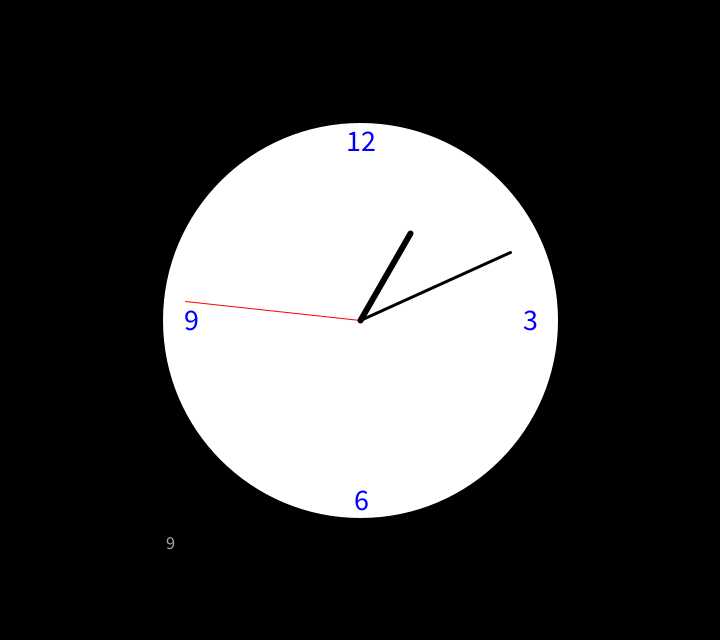
Frame 1 (no input)
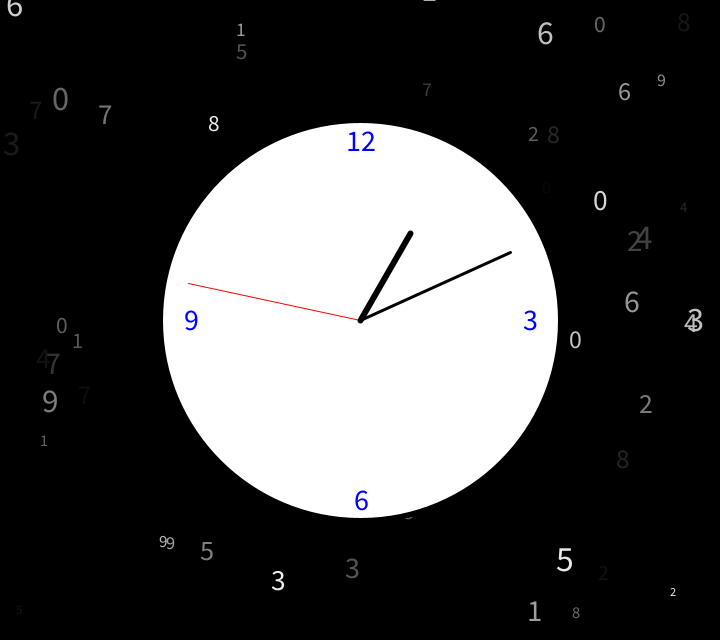
Frame 60 (the mouse pressed at the canvas centre just before this capture)
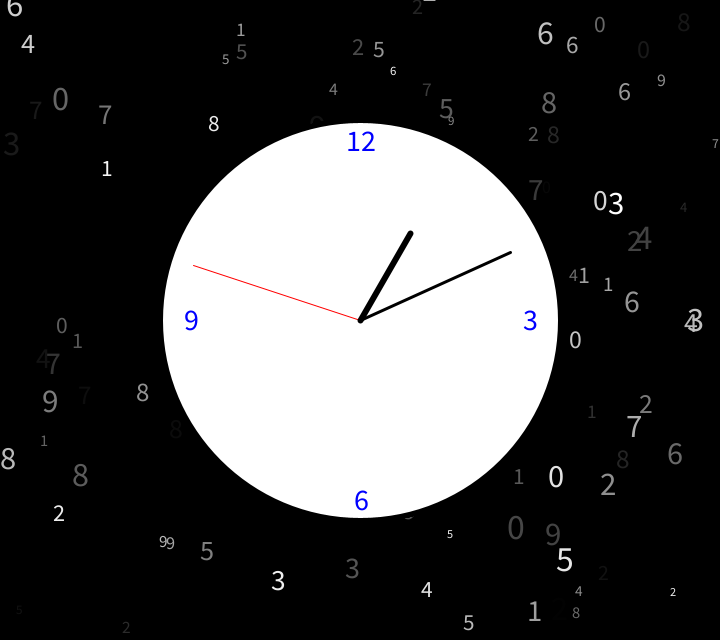
Frame 120 (the mouse held since frame 60 and released just before this capture)

The Processing sketch that drew these frames (run headless with seeded random() and noise(); from frame 60 on, the mouse is pressed at the canvas centre):

// Processing sketch: sketch6652
// ── sketch6652.pde

void setup(){
  size(720,640);
  background(0);
  smooth();
  
}

void draw(){
fill(random(256));
  textSize(random(12,36));
  textAlign(CENTER);
  text(int(random(10)),random(width),random(height));
  
  fill(255);
strokeWeight(5);
translate(width/2,height/2);

ellipse(0,0,400,400);//rinnkaku

strokeWeight(1);
float seconds = 360/60 * second();
pushMatrix();
rotate(radians(seconds));
stroke(255,0,0);
line(0,0,0,-175);
popMatrix();//byousin

stroke(0);
strokeWeight(3);
float minutes=360/60 * minute();
pushMatrix();
rotate(radians(minutes));
line(0,0,0,-165);
popMatrix();//hunnsinn

strokeWeight(6);
float hours=360/12 * hour();
pushMatrix();
rotate(radians(hours));
line(0,0,0,-100);
popMatrix();//hutoiyatu

fill(0,0,255);
textSize(30);
text(12,0,-170);

fill(0,0,255);
textSize(30);
text(3,170,10);

fill(0,0,255);
textSize(30);
text(6,0,190);

fill(0,0,255);
textSize(30);
text(9,-170,10);
}
